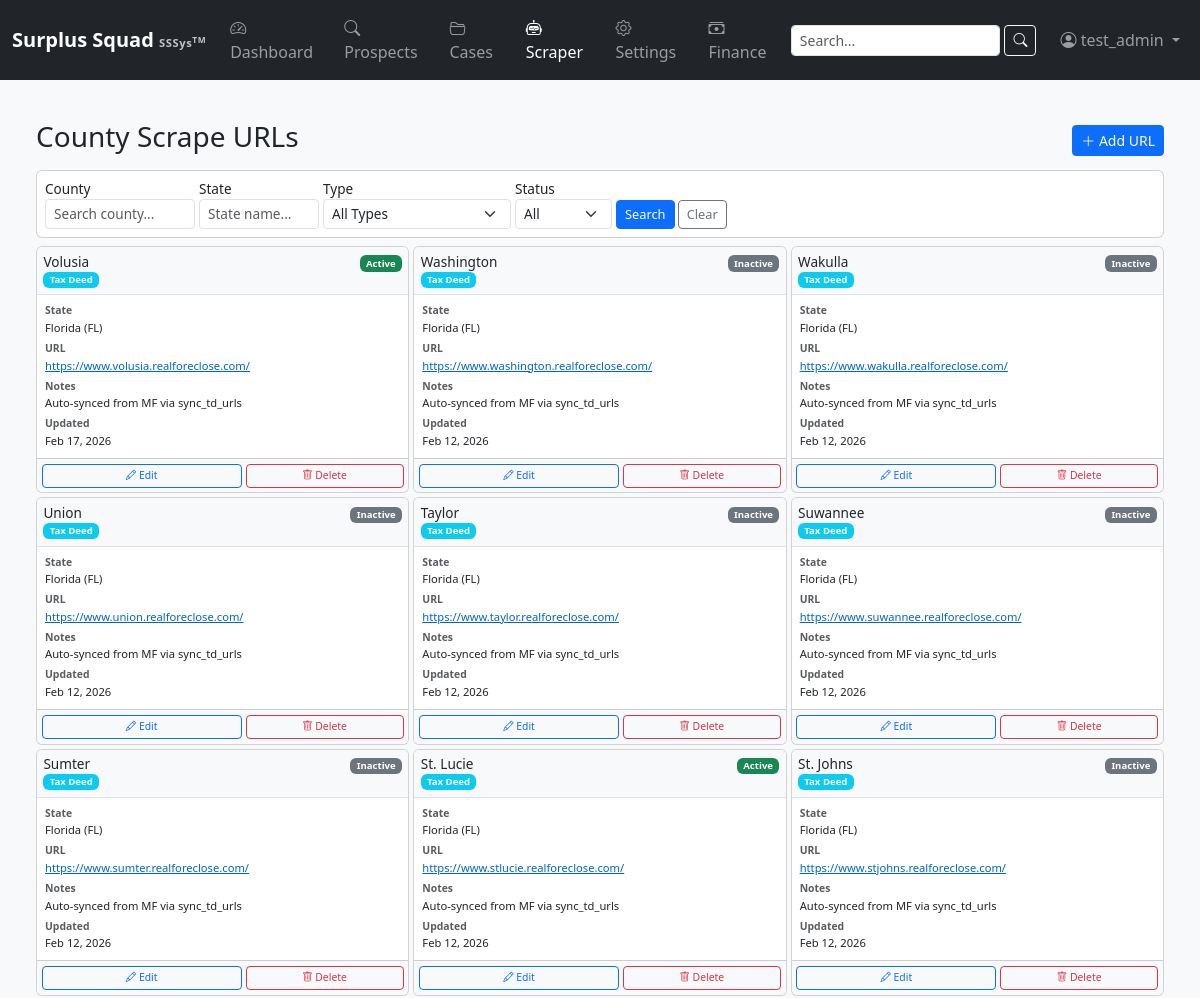
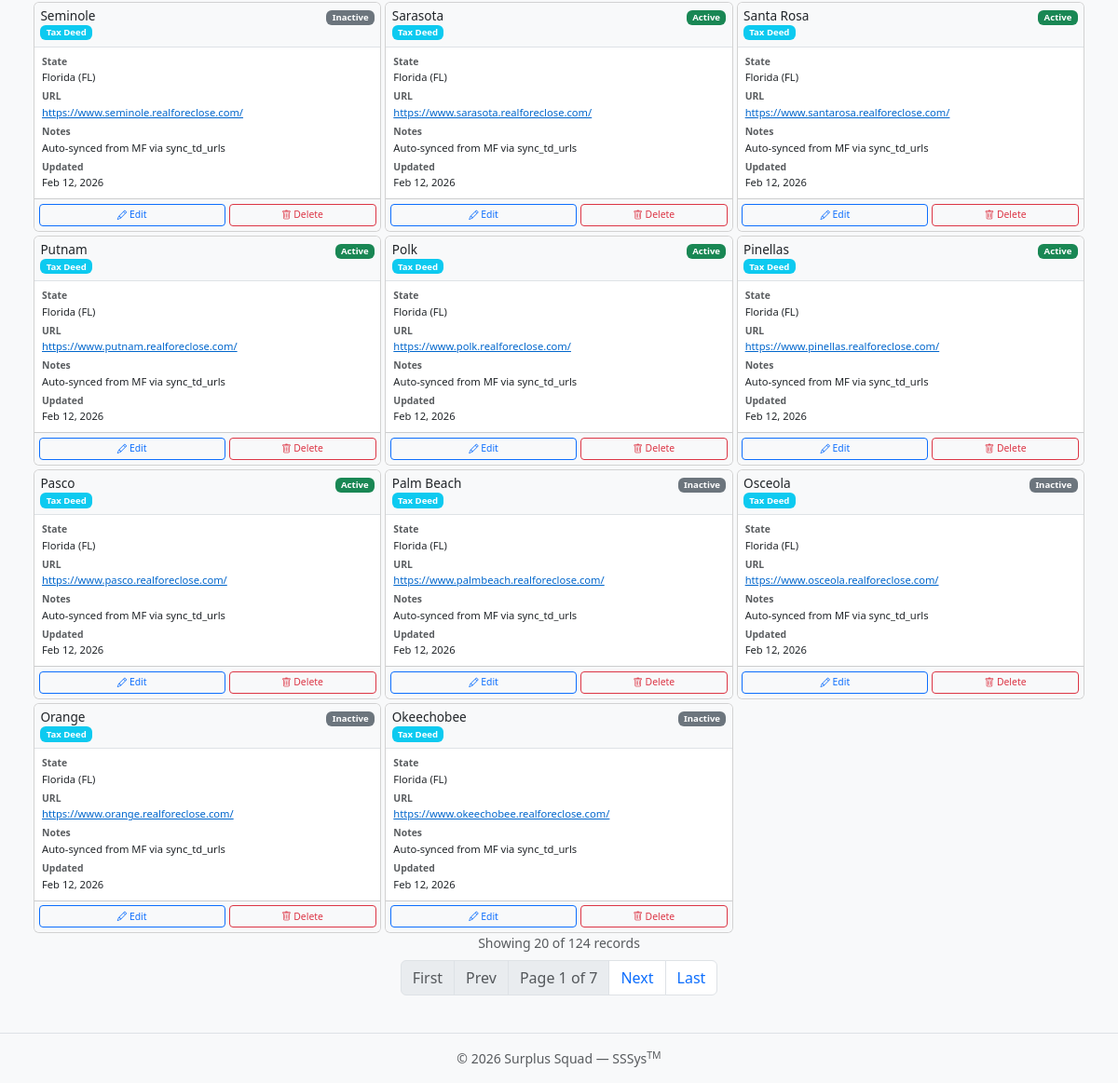
/scraper/county-urls/ (signed in), run on the app's committed database (2 pictures, top to bottom).
### apps/scraper/models.py (models this page shows, shortened)
class CountyScrapeURL(models.Model):
    URL_TYPE_CHOICES = [
        ('TD', 'Tax Deed'),
        ('TL', 'Tax Lien'),
        ('SS', 'Sheriff Sale'),
        ('MF', 'Mortgage Foreclosure'),
    ]
    county = models.ForeignKey('locations.County', on_delete=models.CASCADE, related_name='scrape_urls')
    state = models.ForeignKey('locations.State', on_delete=models.CASCADE, related_name='county_scrape_urls', help_text="Quick reference to state")
    url_type = models.CharField(max_length=8, choices=URL_TYPE_CHOICES, default='MF', help_text="Job type this URL is for")
    base_url = models.URLField()
    is_active = models.BooleanField(default=True)
    created_at = models.DateTimeField(auto_now_add=True)
    updated_at = models.DateTimeField(auto_now=True)
    updated_by = models.ForeignKey(User, on_delete=models.SET_NULL, null=True, blank=True)
    notes = models.TextField(blank=True, help_text="Optional notes about this URL")
    class Meta:
        unique_together = [['county', 'url_type']]
        verbose_name_plural = "County Scrape URLs"

### apps/locations/models.py (models this page shows, shortened)
class County(models.Model):
    PLATFORM_CHOICES = [
        ("realforeclose", "RealForeclose"),
        ("realtaxdeed", "RealTaxDeed"),
        ("other", "Other"),
    ]
    state = models.ForeignKey(State, on_delete=models.CASCADE, related_name="counties")
    name = models.CharField(max_length=150)
    slug = models.SlugField(max_length=150)
    fips_code = models.CharField(max_length=10, blank=True, default="")
    is_active = models.BooleanField(default=True)
    last_scraped = models.DateTimeField(blank=True, null=True)
    auction_calendar_url = models.URLField(blank=True, default="")
    realtdm_url = models.URLField(blank=True, default="")
    platform = models.CharField(max_length=32, choices=PLATFORM_CHOICES, default="other")
    class Meta:
        verbose_name_plural = "counties"
        unique_together = [("state", "slug")]
        ordering = ["name"]

class State(models.Model):
    name = models.CharField(max_length=100)
    abbreviation = models.CharField(max_length=5, unique=True)
    is_active = models.BooleanField(default=True)
    class Meta:
        ordering = ["name"]

### apps/scraper/views.py (the view)
# urls.py: path("county-urls/", views.CountyScrapeURLListView.as_view(), name="countyscrapeurl_list"),
class CountyScrapeURLListView(AdminRequiredMixin, ListView):
    from .models import CountyScrapeURL
    model = CountyScrapeURL
    template_name = "scraper/countyscrapeurl_list.html"
    context_object_name = "scrape_urls"
    paginate_by = 20
    def get_queryset(self):
        qs = self.model.objects.select_related('county', 'state', 'updated_by').order_by('-updated_at')
        county_search = self.request.GET.get('county', '').strip()
        if county_search:
            qs = qs.filter(county__name__icontains=county_search)
        state_search = self.request.GET.get('state', '').strip()
        if state_search:
            qs = qs.filter(state__name__icontains=state_search) | qs.filter(state__abbreviation__icontains=state_search)
        url_type = self.request.GET.get('url_type', '').strip()
        if url_type:
            qs = qs.filter(url_type=url_type)
        is_active = self.request.GET.get('is_active', '').strip()
        if is_active:
            qs = qs.filter(is_active=is_active.lower() == 'true')
        return qs
    def get_context_data(self, **kwargs):
        ctx = super().get_context_data(**kwargs)
        ctx['county_search'] = self.request.GET.get('county', '')
        ctx['state_search'] = self.request.GET.get('state', '')
        ctx['url_type_filter'] = self.request.GET.get('url_type', '')
        ctx['is_active_filter'] = self.request.GET.get('is_active', '')
        from .models import CountyScrapeURL
        ctx['states'] = State.objects.filter(is_active=True).order_by('name')
        ctx['url_types'] = CountyScrapeURL.URL_TYPE_CHOICES
        return ctx

### apps/accounts/mixins.py (called while the page is built)
    def test_func(self):
        user = self.request.user
        return hasattr(user, 'profile') and user.profile.is_admin

### apps/accounts/models.py (called while the page is built)
    @property
    def can_view_prospects(self):
        return self.role in {self.ROLE_PROSPECTS_ONLY, self.ROLE_BOTH, self.ROLE_ADMIN}

    @property
    def can_view_cases(self):
        return self.role in {self.ROLE_CASES_ONLY, self.ROLE_BOTH, self.ROLE_ADMIN}

    @property
    def is_admin(self):
        return self.role == self.ROLE_ADMIN or self.user.is_superuser

### templates/scraper/countyscrapeurl_list.html (shortened to what this page needs)
{% extends "base.html" %}
{% block content %}
<div class="container-fluid mt-4">
  <div class="d-flex justify-content-between align-items-center mb-2">
    <h3>County Scrape URLs</h3>
    <a href="{% url 'scraper:countyscrapeurl_add' %}" class="btn btn-primary btn-sm">
      <i class="bi bi-plus-lg"></i> Add URL
    </a>
  </div>
  <div class="card mb-2">
    <div class="card-body p-2">
      <form method="get" class="row g-1 align-items-end">
        <div class="col-auto">
          <label class="form-label mb-0" style="font-size: 0.85rem;">County</label>
          <input type="text" name="county" class="form-control form-control-sm" placeholder="Search county..." value="{{ county_search }}" style="font-size: 0.85rem; width: 150px;">
        </div>
        <div class="col-auto">
          <label class="form-label mb-0" style="font-size: 0.85rem;">State</label>
          <input type="text" name="state" class="form-control form-control-sm" placeholder="State name..." value="{{ state_search }}" style="font-size: 0.85rem; width: 120px;">
        </div>
        <div class="col-auto">
          <label class="form-label mb-0" style="font-size: 0.85rem;">Type</label>
          <select name="url_type" class="form-select form-select-sm" style="font-size: 0.85rem;">
            <option value="">All Types</option>
          </select>
        </div>
        <div class="col-auto">
          <label class="form-label mb-0" style="font-size: 0.85rem;">Status</label>
          <select name="is_active" class="form-select form-select-sm" style="font-size: 0.85rem;">
            <option value="">All</option>
          </select>
        </div>
        <div class="col-auto">
          <button type="submit" class="btn btn-sm btn-primary" style="font-size: 0.8rem; padding: 0.25rem 0.5rem;">Search</button>
          <a href="{% url 'scraper:countyscrapeurl_list' %}" class="btn btn-sm btn-outline-secondary" style="font-size: 0.8rem; padding: 0.25rem 0.5rem;">Clear</a>
        </div>
      </form>
    </div>
  </div>
  {% if scrape_urls %}
  <div class="row g-1">
    {% for url in scrape_urls %}
    <div class="col-md-6 col-lg-4">
      <div class="card h-100">
        <div class="card-header bg-light border-bottom p-1" style="padding: 0.4rem !important;">
          <div class="d-flex justify-content-between align-items-start gap-1">
            <div style="flex: 1; min-width: 0;">
              <h6 class="card-title mb-0" style="font-size: 0.85rem; word-break: break-word;">
                {{ url.county.name }}
              </h6>
              <small class="text-muted">
                <span class="badge bg-info" style="font-size: 0.6rem;">{{ url.get_url_type_display }}</span>
              </small>
            </div>
            <div style="white-space: nowrap;">
              {% if url.is_active %}
              <span class="badge bg-success" style="font-size: 0.6rem;">Active</span>
              {% else %}
              <span class="badge bg-secondary" style="font-size: 0.6rem;">Inactive</span>
              {% endif %}
            </div>
          </div>
        </div>
        <div class="card-body p-1" style="padding: 0.5rem !important;">
          <div class="mb-1" style="margin-bottom: 0.25rem !important;">
            <small class="text-muted d-block" style="font-size: 0.65rem; font-weight: 600;">State</small>
            <small style="font-size: 0.7rem;">{{ url.state.name }} ({{ url.state.abbreviation }})</small>
          </div>
          <div class="mb-1" style="margin-bottom: 0.25rem !important;">
            <small class="text-muted d-block" style="font-size: 0.65rem; font-weight: 600;">URL</small>
            <small style="font-size: 0.7rem; word-break: break-all;">
              <a href="{{ url.base_url }}" target="_blank" rel="noopener noreferrer" style="color: #0066cc;">
                {{ url.base_url|truncatewords:5 }}
              </a>
            </small>
          </div>
          {% if url.notes %}
          <div class="mb-1" style="margin-bottom: 0.25rem !important;">
            <small class="text-muted d-block" style="font-size: 0.65rem; font-weight: 600;">Notes</small>
            <small style="font-size: 0.7rem;">{{ url.notes|truncatewords:5 }}</small>
          </div>
          {% endif %}
          <div>
            <small class="text-muted d-block" style="font-size: 0.65rem; font-weight: 600;">Updated</small>
            <small style="font-size: 0.7rem;">{{ url.updated_at|date:"M d, Y" }}</small>
          </div>
        </div>
        <div class="card-footer bg-light p-1" style="padding: 0.3rem !important;">
          <div class="d-flex gap-1">
            <a href="{% url 'scraper:countyscrapeurl_edit' url.pk %}" class="btn btn-outline-primary btn-sm flex-grow-1" style="font-size: 0.65rem; padding: 0.2rem 0.25rem;">
              <i class="bi bi-pencil"></i> Edit
            </a>
            <form method="post" action="{% url 'scraper:countyscrapeurl_delete' url.pk %}" class="d-inline" onsubmit="return confirm('Delete this URL?');" style="flex: 1;">
              <button type="submit" class="btn btn-outline-danger btn-sm w-100" style="font-size: 0.65rem; padding: 0.2rem 0.25rem;">
                <i class="bi bi-trash"></i> Delete
              </button>
            </form>
          </div>
        </div>
      </div>
    </div>
    {% endfor %}
  </div>
  {% include "includes/pagination.html" %}
  {% else %}
  <div class="alert alert-info">
    <i class="bi bi-info-circle"></i>
    No scrape URLs configured yet.
    <a href="{% url 'scraper:countyscrapeurl_add' %}" class="alert-link">Add your first URL</a>
  </div>
  {% endif %}
</div>
{% endblock %}

### templates/includes/navbar.html (shortened to what this page needs)
<nav class="navbar navbar-expand-lg navbar-dark bg-dark">
  <div class="container-fluid">
    <a class="navbar-brand d-flex flex-column lh-1" href="{% url 'dashboard:home' %}">
      <span class="fw-bold">Surplus Squad
      <small class="text-light opacity-75" style="font-size:.7rem;">SSSys<sup>TM</sup></small>
    </span>
    </a>
    <div class="collapse navbar-collapse" id="mainNav">
      {% if user.is_authenticated %}
      <ul class="navbar-nav me-auto">
        <li class="nav-item">
          <a class="nav-link {% if request.resolver_match.app_name == 'dashboard' %}active{% endif %}"
             href="{% url 'dashboard:home' %}">
            <i class="bi bi-speedometer2"></i> Dashboard
          </a>
        </li>
        {% if user.profile.can_view_prospects or user.is_superuser %}
        <li class="nav-item">
          <a class="nav-link {% if request.resolver_match.app_name == 'prospects' %}active{% endif %}"
             href="{% url 'prospects:type_select' %}">
            <i class="bi bi-search"></i> Prospects
          </a>
        </li>
        {% endif %}
        {% if user.profile.can_view_cases or user.is_superuser %}
        <li class="nav-item">
          <a class="nav-link {% if request.resolver_match.app_name == 'cases' %}active{% endif %}"
             href="{% url 'cases:list' %}">
            <i class="bi bi-folder2-open"></i> Cases
          </a>
        </li>
        {% endif %}
        {% if user.profile.is_admin or user.is_superuser %}
        <li class="nav-item">
          <a class="nav-link {% if request.resolver_match.app_name == 'scraper' %}active{% endif %}"
             href="{% url 'scraper:dashboard' %}">
            <i class="bi bi-robot"></i> Scraper
          </a>
        </li>
        <li class="nav-item">
          <a class="nav-link {% if request.resolver_match.app_name == 'settings_app' or request.resolver_match.app_name == 'locations' %}active{% endif %}"
             href="{% url 'settings_app:home' %}">
            <i class="bi bi-gear"></i> Settings
          </a>
        </li>
        {% endif %}
        {% if user.profile.is_admin or user.is_superuser or user.profile.can_manage_finance_settings %}
        <li class="nav-item">
          <a class="nav-link {% if request.resolver_match.app_name == 'settings_app' and request.resolver_match.url_name == 'finance' %}active{% endif %}"
             href="{% url 'settings_app:finance' %}">
            <i class="bi bi-cash-stack"></i> Finance
          </a>
        </li>
        {% endif %}
      </ul>
      <form class="d-flex me-3" method="get" action="{% url 'search' %}">
        <input class="form-control form-control-sm me-1" type="search" name="q" placeholder="Search..." aria-label="Search" value="{{ request.GET.q|default:'' }}">
        <button class="btn btn-sm btn-outline-light" type="submit"><i class="bi bi-search"></i></button>
      </form>
      <ul class="navbar-nav">
        <li class="nav-item dropdown">
          <a class="nav-link dropdown-toggle" href="#" id="userMenu"
             role="button" data-bs-toggle="dropdown" aria-expanded="false">
            <i class="bi bi-person-circle"></i> {{ user.get_full_name|default:user.username }}
          </a>
        </li>
      </ul>
      {% endif %}
    </div>
  </div>
</nav>

### static/css/style.css (style rules this page uses)
body { min-height: 100vh; display: flex; flex-direction: column; background-color: #f8f9fa; }
.navbar-brand small { letter-spacing: .05em; }
.card { transition: box-shadow .15s ease-in-out; }

### templates/scraper/countyscrapeurl_list.html (style rules this page uses)
.card { transition: transform 0.2s, box-shadow 0.2s; font-size: 0.75rem; }
.card-title { line-height: 1.2; }
.badge { line-height: 1; }

### data on the page
CountyScrapeURL: county.name "Volusia", url_type "Tax Deed", is_active "Active", state.name "Florida", state.abbreviation "FL", base_url "https://www.volusia.realforeclose.com/", notes "Auto-synced from MF via sync_td_urls", updated_at "Feb 17, 2026"
CountyScrapeURL: county.name "Washington", url_type "Tax Deed", is_active "Inactive", state.name "Florida", state.abbreviation "FL", base_url "https://www.washington.realforeclose.com/", notes "Auto-synced from MF via sync_td_urls", updated_at "Feb 12, 2026"
CountyScrapeURL: county.name "Wakulla", url_type "Tax Deed", is_active "Inactive", state.name "Florida", state.abbreviation "FL", base_url "https://www.wakulla.realforeclose.com/", notes "Auto-synced from MF via sync_td_urls", updated_at "Feb 12, 2026"
CountyScrapeURL: county.name "Union", url_type "Tax Deed", is_active "Inactive", state.name "Florida", state.abbreviation "FL", base_url "https://www.union.realforeclose.com/", notes "Auto-synced from MF via sync_td_urls", updated_at "Feb 12, 2026"
CountyScrapeURL: county.name "Taylor", url_type "Tax Deed", is_active "Inactive", state.name "Florida", state.abbreviation "FL", base_url "https://www.taylor.realforeclose.com/", notes "Auto-synced from MF via sync_td_urls", updated_at "Feb 12, 2026"
CountyScrapeURL: county.name "Suwannee", url_type "Tax Deed", is_active "Inactive", state.name "Florida", state.abbreviation "FL", base_url "https://www.suwannee.realforeclose.com/", notes "Auto-synced from MF via sync_td_urls", updated_at "Feb 12, 2026"
CountyScrapeURL: county.name "Sumter", url_type "Tax Deed", is_active "Inactive", state.name "Florida", state.abbreviation "FL", base_url "https://www.sumter.realforeclose.com/", notes "Auto-synced from MF via sync_td_urls", updated_at "Feb 12, 2026"
CountyScrapeURL: county.name "St. Lucie", url_type "Tax Deed", is_active "Active", state.name "Florida", state.abbreviation "FL", base_url "https://www.stlucie.realforeclose.com/", notes "Auto-synced from MF via sync_td_urls", updated_at "Feb 12, 2026"
CountyScrapeURL: county.name "St. Johns", url_type "Tax Deed", is_active "Inactive", state.name "Florida", state.abbreviation "FL", base_url "https://www.stjohns.realforeclose.com/", notes "Auto-synced from MF via sync_td_urls", updated_at "Feb 12, 2026"
CountyScrapeURL: county.name "Seminole", url_type "Tax Deed", is_active "Inactive", state.name "Florida", state.abbreviation "FL", base_url "https://www.seminole.realforeclose.com/", notes "Auto-synced from MF via sync_td_urls", updated_at "Feb 12, 2026"
CountyScrapeURL: county.name "Sarasota", url_type "Tax Deed", is_active "Active", state.name "Florida", state.abbreviation "FL", base_url "https://www.sarasota.realforeclose.com/", notes "Auto-synced from MF via sync_td_urls", updated_at "Feb 12, 2026"
CountyScrapeURL: county.name "Santa Rosa", url_type "Tax Deed", is_active "Active", state.name "Florida", state.abbreviation "FL", base_url "https://www.santarosa.realforeclose.com/", notes "Auto-synced from MF via sync_td_urls", updated_at "Feb 12, 2026"
CountyScrapeURL: county.name "Putnam", url_type "Tax Deed", is_active "Active", state.name "Florida", state.abbreviation "FL", base_url "https://www.putnam.realforeclose.com/", notes "Auto-synced from MF via sync_td_urls", updated_at "Feb 12, 2026"
CountyScrapeURL: county.name "Polk", url_type "Tax Deed", is_active "Active", state.name "Florida", state.abbreviation "FL", base_url "https://www.polk.realforeclose.com/", notes "Auto-synced from MF via sync_td_urls", updated_at "Feb 12, 2026"
CountyScrapeURL: county.name "Pinellas", url_type "Tax Deed", is_active "Active", state.name "Florida", state.abbreviation "FL", base_url "https://www.pinellas.realforeclose.com/", notes "Auto-synced from MF via sync_td_urls", updated_at "Feb 12, 2026"
CountyScrapeURL: county.name "Pasco", url_type "Tax Deed", is_active "Active", state.name "Florida", state.abbreviation "FL", base_url "https://www.pasco.realforeclose.com/", notes "Auto-synced from MF via sync_td_urls", updated_at "Feb 12, 2026"
CountyScrapeURL: county.name "Palm Beach", url_type "Tax Deed", is_active "Inactive", state.name "Florida", state.abbreviation "FL", base_url "https://www.palmbeach.realforeclose.com/", notes "Auto-synced from MF via sync_td_urls", updated_at "Feb 12, 2026"
CountyScrapeURL: county.name "Osceola", url_type "Tax Deed", is_active "Inactive", state.name "Florida", state.abbreviation "FL", base_url "https://www.osceola.realforeclose.com/", notes "Auto-synced from MF via sync_td_urls", updated_at "Feb 12, 2026"
CountyScrapeURL: county.name "Orange", url_type "Tax Deed", is_active "Inactive", state.name "Florida", state.abbreviation "FL", base_url "https://www.orange.realforeclose.com/", notes "Auto-synced from MF via sync_td_urls", updated_at "Feb 12, 2026"
CountyScrapeURL: county.name "Okeechobee", url_type "Tax Deed", is_active "Inactive", state.name "Florida", state.abbreviation "FL", base_url "https://www.okeechobee.realforeclose.com/", notes "Auto-synced from MF via sync_td_urls", updated_at "Feb 12, 2026"

### other printed values
{{ user.get_full_name|default:user.username }} "test_admin"
{{ page_obj.object_list|length }} "20"
{{ page_obj.paginator.count }} "124"
{{ page_obj.number }} "1"
{{ page_obj.paginator.num_pages }} "7"
